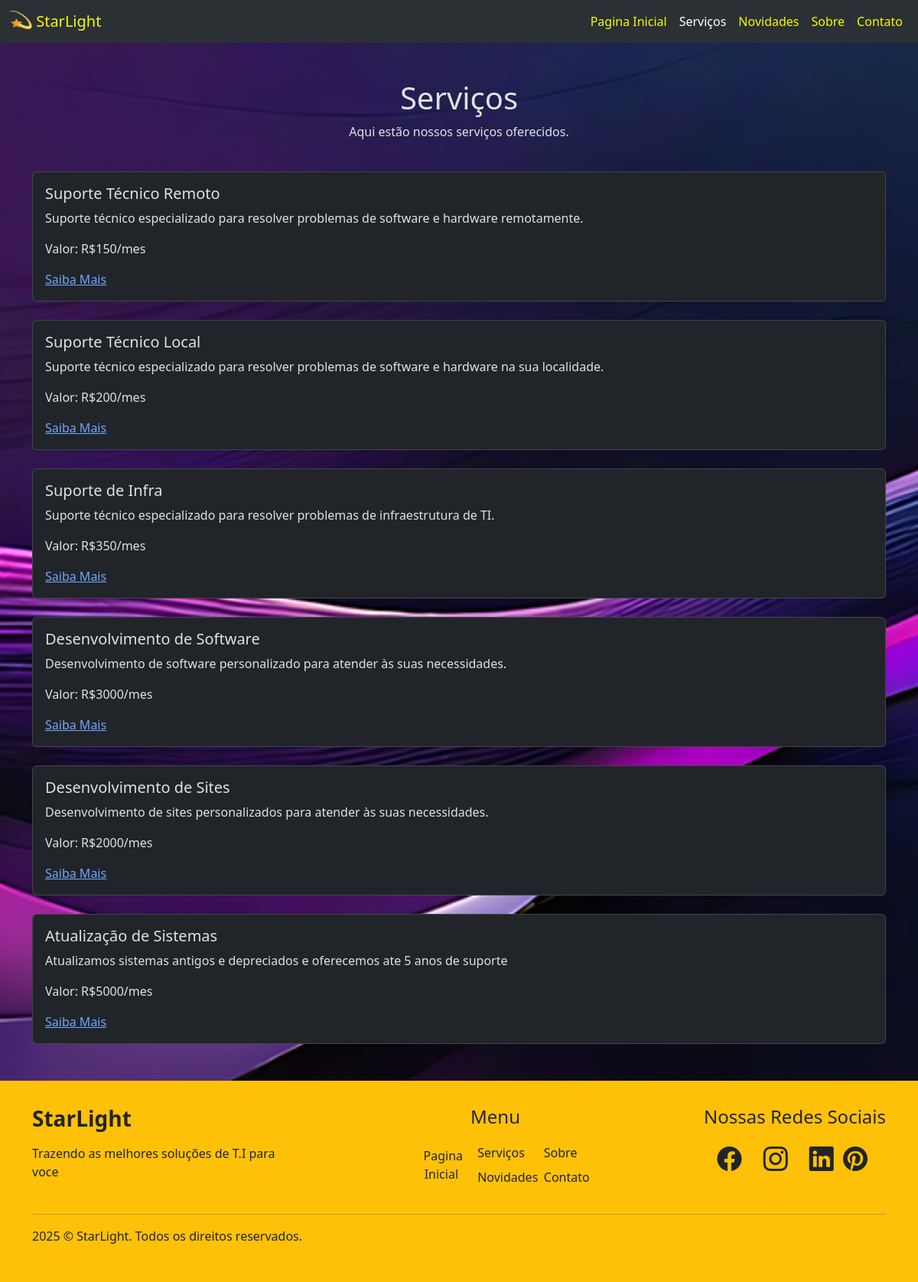
/AV_02/servicos.php, run on the app's committed database.
### tables this page shows
CREATE Table servicos(
    id_serv INT NOT NULL AUTO_INCREMENT PRIMARY KEY,
    nome VARCHAR(75) NOT NULL,
    descricao TEXT NOT NULL,
    valor FLOAT NOT NULL

);

### AV_02/servicos.php (the view, shortened to what this page needs)
<?php
include_once("conexao.php");
$sql = "SELECT * FROM servicos ORDER BY id_serv ASC";
$result = $conn->query($sql);
?>
<!doctype html>
<html lang="pt-br">
  <head>
    <link rel="stylesheet" href="https://cdn.jsdelivr.net/npm/bootstrap-icons@1.11.3/font/bootstrap-icons.min.css">
    <link href="https://cdn.jsdelivr.net/npm/bootstrap@5.3.5/dist/css/bootstrap.min.css" rel="stylesheet">
    <link rel="stylesheet" href="style.css">
  </head>
<body data-bs-theme="dark">
  <nav class="navbar navbar-expand-lg bg-body-tertiary">
    <div class="container-fluid">
      <a class="navbar-brand" href="#">
      <img src="img/estrela-cadente.png" alt="Logo" width="30" height="24" class="d-inline-block align-text-top">
      StarLight
      </a>
      <div class="collapse navbar-collapse" id="navbarSupportedContent">
        <ul class="navbar-nav ms-auto mb-2 mb-lg-0">
        <li class="nav-item">
        <a class="nav-link" aria-current="page" href="Index.html">Pagina Inicial</a>
        </li>
        <li class="nav-item ">
        <a class="nav-link active" href="servicos.php">Serviços</a>
        </li>
        <li class="nav-item">
        <a class="nav-link" href="novidades.php">Novidades</a>
        </li>
        <li class="nav-item">
        <a class="nav-link" href="sobre.html">Sobre</a>
        </li>
        <li class="nav-item align-items-end" style="float: right;">
        <a class="nav-link" href="contato.html">Contato</a>
        </li>
        </ul>
      </div>
    </div>
  </nav>
  <div class="container mt-5">
        <h1 class="text-center">Serviços</h1>
        <p class="text-center">Aqui estão nossos serviços oferecidos.</p><br>
      <?php
        if ($result->num_rows > 0) {
             while($row = $result->fetch_assoc()) {
              echo "<div class='card mb-4'>";
              echo "<div class='card-body'>";
              echo "<h5 class='card-title'>" . $row["nome"] . "</h5>";
              echo "<p class='card-text'>" . $row["descricao"] . "</p>";
              echo "<p class='card-text'>Valor: R$" . $row["valor"] . "/mes" . "</p>";
              echo "<a href='#' class='card-link'>Saiba Mais</a>";
              echo "</div>";
              echo "</div>";
             }
        } else {
            echo "<p>Nenhum serviço encontrado.</p>";
          }
      ?>
    </div>
  <footer class="bg-warning text-dark py-4 mt-5">
        <div class="container py-2 border-top border-warning">
            <div class="row">
                <div class="col-12 col-lg-4">
                    <h3 class="fw-bold">StarLight</h3>
                    <p class="pt-2">Trazendo as melhores soluções de T.I para voce</p>
                </div>
                <div class="col mx-auto col-lg-5 text-center">
                    <h4 style="text-align: center;">Menu</h4>
                    <ul class="list-unstyled pt-2 col-5 mx-auto " style="text-align: center;">
                        <div class="row">
                            <div class="col-4">
                                <li class="py-1 mt-1">
                                <a class="nav-link" href="Index.html">Pagina Inicial</a>
                                </li>
                        </div>
                            <div class="col-4">
                                <li class="py-1">
                                <a class="nav-link" href="servicos.php">Serviços</a>
                                </li>
                                <li class="py-1">
                                <a class="nav-link" href="novidades.php">Novidades</a>
                                </li>
                            </div>
                            <div class="col-4">
                                <li class="py-1 mx-3">
                                <a class="nav-link" href="sobre.html">Sobre</a>
                                </li>
                                <li class="py-1 mx-3">
                                <a class="nav-link" href="contato.html">Contato</a>
                                </li>
                            </div>
                    </ul>
                </div>
                <div class="col-6 col-lg-3 text-lg-end">
                    <h4>Nossas Redes Sociais</h4>
                    <div class="social-media pt-2">
                        <a href="#" class="text-dark fs-2 me-3"><i class="bi bi-facebook fs-2 me-2"></i></a>
                        <a href="#" class="text-dark fs-2 me-3"><i class="bi bi-instagram fs-2 me-2"></i></a>
                        <a href="#" class="text-dark fs-2"><i class="bi bi-linkedin fs-2 me-2"></i></a>
                        <a href="#" class="text-dark fs-2 me-3"><i class="bi bi-pinterest fs-2 me-2"></i></a>
                    </div>
                </div>
            </div>
            <hr>
            <div class="d-sm-flex justify-content-between">
                <p>2025 © StarLight. Todos os direitos reservados. </p>
            </div>
        </div>
  </footer>
  </body>
</html>

### AV_02/style.css (style rules this page uses)
body { background: url(img/1.jpg) no-repeat center center fixed; background-size: cover; }
.navbar li a { color: #f6fa00; }
.navbar-brand { color: #f6fa00; }

### data on the page
servicos: nome "Suporte Técnico Remoto", descricao "Suporte técnico especializado para resolver problemas de software e hardware remotamente.", valor "150"
servicos: nome "Suporte Técnico Local", descricao "Suporte técnico especializado para resolver problemas de software e hardware na sua localidade.", valor "200"
servicos: nome "Suporte de Infra", descricao "Suporte técnico especializado para resolver problemas de infraestrutura de TI.", valor "350"
servicos: nome "Desenvolvimento de Software", descricao "Desenvolvimento de software personalizado para atender às suas necessidades.", valor "3000"
servicos: nome "Desenvolvimento de Sites", descricao "Desenvolvimento de sites personalizados para atender às suas necessidades.", valor "2000"
servicos: nome "Atualização de Sistemas", descricao "Atualizamos sistemas antigos e depreciados e oferecemos ate 5 anos de suporte", valor "5000"
